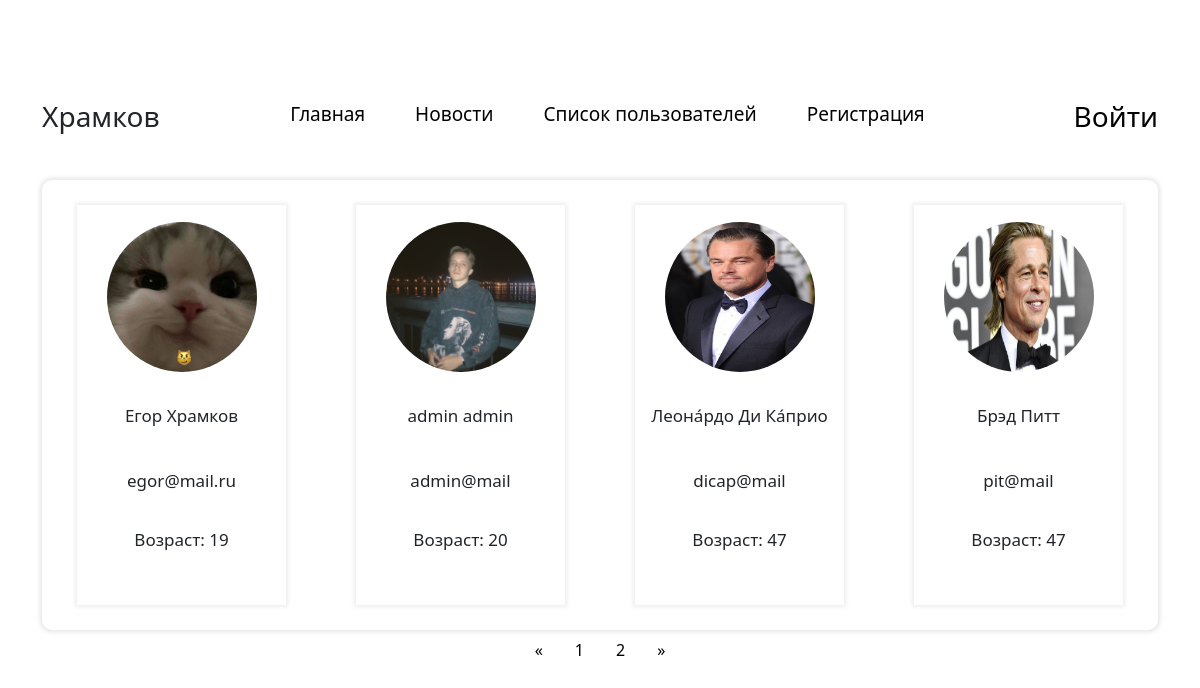
The app's page /users/?page=0 with its own data.
### lab4.py (models this page shows)
class Users(dbalc.Model):
    id = dbalc.Column(dbalc.Integer, primary_key = True, autoincrement=True)
    name = dbalc.Column(dbalc.String(50), nullable = True)
    surname = dbalc.Column(dbalc.String(50), nullable=True)
    email = dbalc.Column(dbalc.String(50), unique = True)
    age = dbalc.Column(dbalc.Integer, nullable = True)
    work = dbalc.Column(dbalc.String(50), nullable = True)
    post = dbalc.Column(dbalc.String(50), nullable=True)
    password = dbalc.Column(dbalc.String(500), nullable = True)
    photo = dbalc.Column(dbalc.String(500), nullable=True)
    role = dbalc.Column(dbalc.String(50), nullable=True)

### lab4.py (the view)
@app.route('/users/')
def users():
    id_sess = ""
    if not request.args.get('page'):
        abort(404)
    curr_page = int(request.args.get('page'))
    pgcount = 1
    remainder = 0
    all_users = Users.query.all()
    pgcount = len(all_users) // 4 + 1
    if pgcount == 0:
        pgcount = 1
    if curr_page > pgcount:
        abort(404)
    if pgcount % 4 > 0:
        remainder = len(all_users) % 4
    class pgstore:
        value = pgcount
    match curr_page:
        case 0:
            a = all_users[:4]
        case pgstore.value:
            a = all_users[pgcount - 1:remainder]
        case _:
            a = all_users[curr_page * 4:curr_page * 4 + 4]
    try:
        id_sess = session['login']
    except:
        pass
    return render_template('users.html', users=a, curr_page=curr_page, pagecount=pgcount, id_sess=id_sess)

### templates/users.html (shortened to what this page needs)
{% extends 'main.html' %}
{% block body %}
            <div class="table-box">
                {% for user in users %}
                      <div class="for_users">
                        <img src="{{ url_for('static', filename = 'photos/'+user.photo) }}"/>
                        <a onclick="location.href='../account/?user={{user.email}}';"><h3>{{user.name}} {{user.surname}}{% if user.email|string() == id_sess %}(Вы){% endif %}</h3></a>
                        <p>{{user.email}}</p>
                        <p>Возраст: {{user.age}}</p>
                      </div>
              {% endfor %}
              </div>
    <div class="pagination">
        <a href="/users?page=0">&laquo;</a>
        {% for page in range(pagecount) %}
            <a href="/users?page={{ page }}">{{ page + 1 }}</a>
        {% endfor %}
        <a href="/users?page={{pagecount - 1}}">&raquo;</a>
    </div>
    {% endblock %}

### static/css/style.css (style rules this page uses)
body { background-color: #FFFFFF; }
.table-box { width: 100%; margin: 0 auto; height: 450px; background-color: white; box-shadow: 0px 0px 4px 2px rgba(0, 0, 0, 0.1); border-radius: 10px; display: flex; align-items: center; }
.for_users { margin: 0 35px; width: 250px; height: 400px; background-color: white; box-shadow: 0px 0px 4px 2px rgba(0, 0, 0, 0.07); display: flex; flex-direction: column; }
.for_users h3 { font-size: 17px; cursor: pointer; }
.for_users > * { margin: 17px auto; }
.for_users p { margin-right: auto; font-size: 17px; }
.for_users img { width: 150px; height: 150px; border-radius: 90px; background-size: cover; }
.pagination { display: inline-block; display: flex; justify-content: center; }
.pagination a { color: black; float: left; padding: 8px 16px; text-decoration: none; }
a { text-decoration: none; color: black; }

### records on screen
Users: photo (picture), name "Егор", surname "Храмков", email "egor@mail.ru", age "19"
Users: photo (picture), name "admin", surname "admin", email "admin@mail", age "20"
Users: photo (picture), name "Леона́рдо", surname "Ди Ка́прио", email "dicap@mail", age "47"
Users: photo (picture), name "Брэд", surname "Питт", email "pit@mail", age "47"

### other values on screen
{{ page + 1 }} "1" "2"
